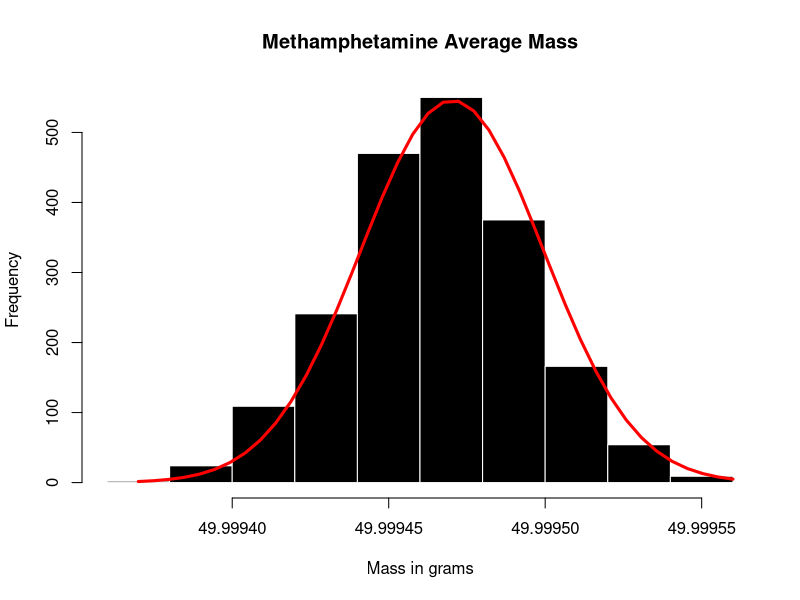

Source code (R):
x = c(49.9996,49.9994,49.9993, 
      49.9996,49.9995,49.9995, 
      49.9995,49.9994,49.9995, 
      49.9994)
B = 2000
mass = sapply(1:B, function(i){mean(sample(x, size = length(x), replace = T))})
mu = mean(mass)
sdmass = sd(mass)

#Graphical Options Start#
h = hist(mass, col="black", border="white", xlab = "Mass in grams", main = "Methamphetamine Average Mass")
xfit = seq(min(mass), max(mass), length = 40)
yfit = dnorm(xfit, mean = mean(mass), sd = sd(mass))
yfit = yfit * diff(h$mids[1:2]) * length(mass)
lines(xfit, yfit, col="red", lwd=3)
#Graphical Options End#


conf = .99
alpha = 1 - conf
quantile(mass, probs = c(alpha/2, 1 - alpha/2))#two-sided
conf2 = .95
alpha2 = 1 - conf2
quantile (mass, probs = c(alpha2/2, 1 - alpha2/2))#two-sided
sd(mass)
